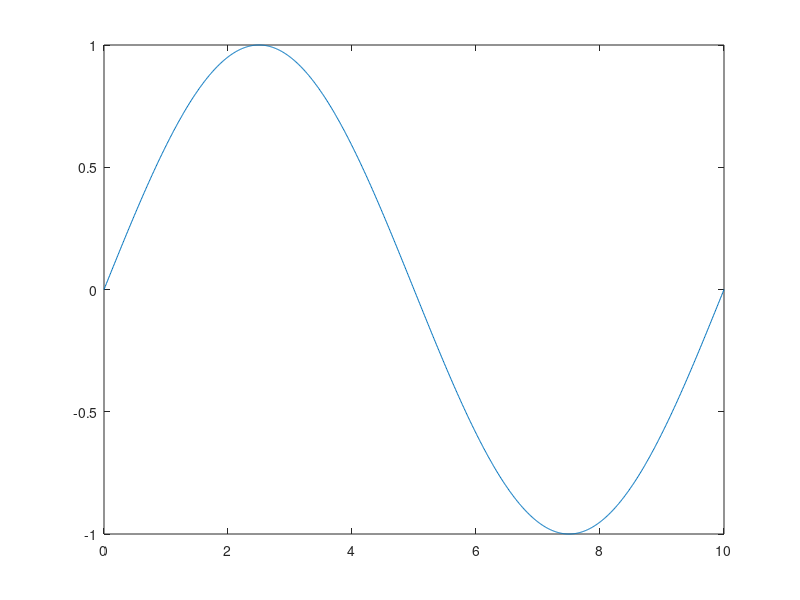

The MATLAB source for this figure: (Note: this script raises an error after producing the figure.)
clc
clear
close all

printfigure = 0;

Length = 10;  % Stablaenge
Time = 200;   % Zetiraum
step_length = 0.01;
step_time = 0.1;
x = 0 : step_length : Length;
t = 0 : step_time : Time;
N_length = length(x);
N_time = length(t);

k = 0.1;  % Waermeleitfaehigkeit in cm^2/s

N = 10;  % Grad
lambda = 0 : pi / Length : N * pi / Length;
f = zeros(N_time, N_length);  % Temperaturmatrix
f(1,:) = sin(x / Length * 2 * pi);
% f(1,:) = floor(x * 5) / 5;
phi = zeros(N + 1, N_length);  % Eigenfunktionen
T = zeros(N + 1, N_time);  % Gewichtung

step_time_max = 2 / k / lambda(end)^2;
if step_time > step_time_max
    ['step_time should be under ',num2str(step_time_max)]
end

plot(x,f(1,:))
setplt('Initial Condition','$x$','$T$','TV_homo_modal_inital_condition_1',printfigure)

phi(1,:) = sqrt(1 / Length);
for i = 2 : N + 1
    for n = 1 : N_length
        phi(i, n) = sqrt(2 / Length) * cos(lambda(i) * x(n));
    end
end

figure
for i = 1 : N + 1
    plot(0:step_length:Length,phi(i,:))
    hold on
end
txt = ['$N = ',num2str(N),'$'];
TEXT = text(8,0.4,txt,'FontSize',30);
set(TEXT,'Interpreter','latex')
setplt('Eigenfunctions','$x$','$value$','TV_homo_modal_Eigenfunctions_1',printfigure)

for i = 1 : N + 1
    T(i, 1) = 0;
    for n = 1 : N_length
        T(i, 1) = T(i, 1) + f(1, n) * phi(i, n) * step_length;
    end
end
for i = 1 : N + 1
    for n = 2 : N_time
        T(i, n) = (1 - step_time * k * lambda(i)^2)^n * T(i, 1);
    end
end
for n = 2 : N_time
    for i = 1 : N + 1
        f(n,:) = f(n,:) + T(i,n) * phi(i,:);
    end
end

figure
for n = 1 : 40 : N_time
    plot(x, f(n,:),'LineWidth',5)
    ylim([-1 1])
    set(gca,'Fontsize',20)
    set(gca,'fontname','times new Roman')
    T = title('Temperature Distribution','fontsize',40);
    set(T,'Interpreter','latex')
    T = xlabel('$x$','fontsize',30);
    set(T,'Interpreter','latex')
    T = ylabel('$T$','fontsize',30);
    set(T,'Interpreter','latex')
    set(gcf,'outerposition',get(0,'screensize'));
    txt = ['$t = ',num2str((n-1)*step_time),'$'];
    T = text(8,0.6,txt,'FontSize',30);
    set(T,'Interpreter','latex')
    txt = ['$N = ',num2str(N),'$'];
    T = text(8,0.8,txt,'FontSize',30);
    set(T,'Interpreter','latex')
    drawnow
    frame=getframe(gcf);
    imind=frame2im(frame);
    [imind,cm] = rgb2ind(imind,256);
    if printfigure == 1
        if n==1
             imwrite(imind,cm,'TV_homo_modal_1.gif','gif', 'Loopcount',inf,'DelayTime',1e-6);
        else
             imwrite(imind,cm,'TV_homo_modal_1.gif','gif','WriteMode','append','DelayTime',1e-6);
        end
    end
end

figure
[X, Y] = meshgrid(x, t);
mesh(X,Y,f)
setmesh('Tempreature Distribution','$x$','$t$','$T$','TV_homo_modal_Ttx_1',printfigure)
